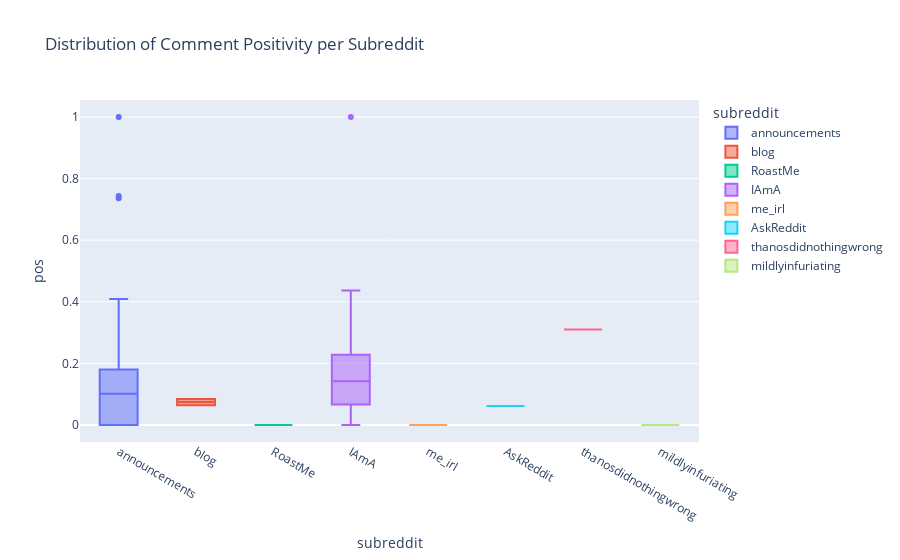
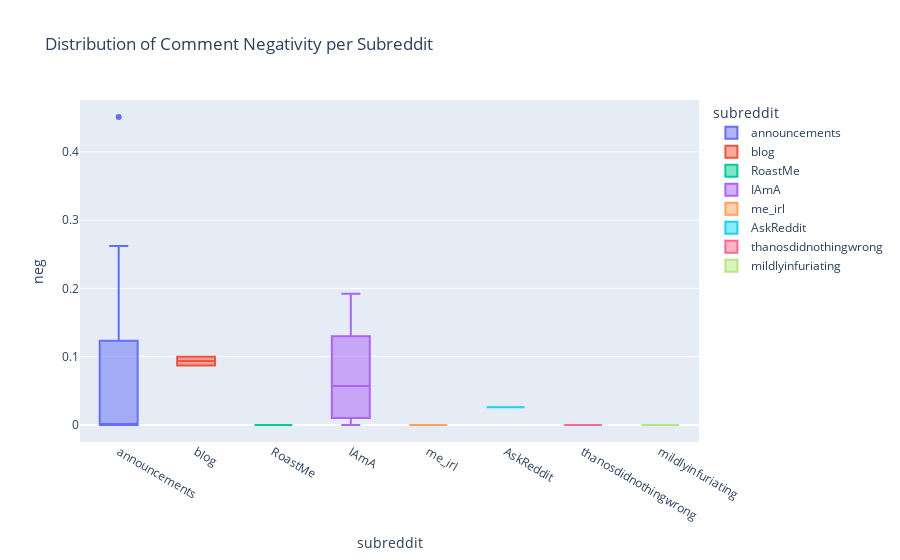

The code cell stored with these charts, in order, in its notebook:
### Markdown cell above
## An example with spez
This example displays spez's analyzes spez's most recent 100 comments on reddit. A wordcloud is displayed that shows the most frequently used words. The five most positive and negative comments are printed. The average sentiment score is computed. Then an interative box plot is displayed to show the spread of positivity and negativity per subreddit commented on. Feel free to try it with your own username, comment limit, and top limit (keep in mind that comment limit is limited by praw's pull requests). Enjoy!!

### Code cell
comment_sentiment_analysis('spez', 100, 5)

### Figure 1 — Plotly figure (JSON) as saved in the notebook; plotly's stock layout.template omitted (floating-point values rounded to 4 significant figures)
{"data": [{"alignmentgroup": "True", "customdata": [[0], [0], [0.744], [0], [0.127], [0], [0.276], [0.046], [0], [0.135], [0.064], [1], [0.086], [0.104], [0.071], [0.244], [0], [0.117], [0.169], [0], [0.065], [0], [0], [0.065], [0.183], [0.079], [0.149], [0.177], [0.18], [0.18], [0.062], [0], [0], [0.06], [0.184], [0.043], [0.087], [0.113], [0.116], [0], [0.177], [0.366], [0.151], [0.351], [0.231], [0.212], [0.059], [0.169], [0.212], [0.389], [0.115], [0.273], [0.736], [0.101], [0], [0], [0.11], [0.076], [0.02], [0.124], [0.069], [0.409], [0], [0.027], [0.139], [0], [0.186], [0], [0.186], [0.094], [0], [0], [0], [0.173], [0.088], [0.148], [0.2]], "hovertemplate": "subreddit=%{x}<br>pos=%{customdata[0]}<extra></extra>", "legendgroup": "announcements", "marker": {"color": "#636efa"}, "name": "announcements", "notched": false, "offsetgroup": "announcements", "orientation": "v", "showlegend": true, "type": "box", "x": ["announcements", "announcements", "announcements", "announcements", "announcements", "announcements", "announcements", "announcements", "announcements", "announcements", "announcements", "announcements", "announcements", "announcements", "announcements", "announcements", "announcements", "announcements", "announcements", "announcements", "announcements", "announcements", "announcements", "announcements", "announcements", "announcements", "announcements", "announcements", "announcements", "announcements", "announcements", "announcements", "announcements", "announcements", "announcements", "announcements", "announcements", "announcements", "announcements", "announcements", "announcements", "announcements", "announcements", "announcements", "announcements", "announcements", "announcements", "announcements", "announcements", "announcements", "announcements", "announcements", "announcements", "announcements", "announcements", "announcements", "announcements", "announcements", "announcements", "announcements", "announcements", "announcements", "announcements", "announcements", "announcements", "announcements", "announcements", "announcements", "announcements", "announcements", "announcements", "announcements", "announcements", "announcements", "announcements", "announcements", "announcements"], "x0": " ", "xaxis": "x", "y": [0, 0, 0.744, 0, 0.127, 0, 0.276, 0.046, 0, 0.135, 0.064, 1, 0.086, 0.104, 0.071, 0.244, 0, 0.117, 0.169, 0, 0.065, 0, 0, 0.065, 0.183, 0.079, 0.149, 0.177, 0.18, 0.18, 0.062, 0, 0, 0.06, 0.184, 0.043, 0.087, 0.113, 0.116, 0, 0.177, 0.366, 0.151, 0.351, 0.231, 0.212, 0.059, 0.169, 0.212, 0.389, 0.115, 0.273, 0.736, 0.101, 0, 0, 0.11, 0.076, 0.02, 0.124, 0.069, 0.409, 0, 0.027, 0.139, 0, 0.186, 0, 0.186, 0.094, 0, 0, 0, 0.173, 0.088, 0.148, 0.2], "y0": " ", "yaxis": "y"}, {"alignmentgroup": "True", "customdata": [[0.064], [0.084]], "hovertemplate": "subreddit=%{x}<br>pos=%{customdata[0]}<extra></extra>", "legendgroup": "blog", "marker": {"color": "#EF553B"}, "name": "blog", "notched": false, "offsetgroup": "blog", "orientation": "v", "showlegend": true, "type": "box", "x": ["blog", "blog"], "x0": " ", "xaxis": "x", "y": [0.064, 0.084], "y0": " ", "yaxis": "y"}, {"alignmentgroup": "True", "customdata": [[0]], "hovertemplate": "subreddit=%{x}<br>pos=%{customdata[0]}<extra></extra>", "legendgroup": "RoastMe", "marker": {"color": "#00cc96"}, "name": "RoastMe", "notched": false, "offsetgroup": "RoastMe", "orientation": "v", "showlegend": true, "type": "box", "x": ["RoastMe"], "x0": " ", "xaxis": "x", "y": [0], "y0": " ", "yaxis": "y"}, {"alignmentgroup": "True", "customdata": [[0.031], [0.117], [0.104], [0.166], [0.192], [0.125], [0.437], [0.264], [0.027], [0], [0.171], [0.072], [1], [0.061], [0.159], [0.309]], "hovertemplate": "subreddit=%{x}<br>pos=%{customdata[0]}<extra></extra>", "legendgroup": "IAmA", "marker": {"color": "#ab63fa"}, "name": "IAmA", "notched": false, "offsetgroup": "IAmA", "orientation": "v", "showlegend": true, "type": "box", "x": ["IAmA", "IAmA", "IAmA", "IAmA", "IAmA", "IAmA", "IAmA", "IAmA", "IAmA", "IAmA", "IAmA", "IAmA", "IAmA", "IAmA", "IAmA", "IAmA"], "x0": " ", "xaxis": "x", "y": [0.031, 0.117, 0.104, 0.166, 0.192, 0.125, 0.437, 0.264, 0.027, 0, 0.171, 0.072, 1, 0.061, 0.159, 0.309], "y0": " ", "yaxis": "y"}, {"alignmentgroup": "True", "customdata": [[0]], "hovertemplate": "subreddit=%{x}<br>pos=%{customdata[0]}<extra></extra>", "legendgroup": "me_irl", "marker": {"color": "#FFA15A"}, "name": "me_irl", "notched": false, "offsetgroup": "me_irl", "orientation": "v", "showlegend": true, "type": "box", "x": ["me_irl"], "x0": " ", "xaxis": "x", "y": [0], "y0": " ", "yaxis": "y"}, {"alignmentgroup": "True", "customdata": [[0.061]], "hovertemplate": "subreddit=%{x}<br>pos=%{customdata[0]}<extra></extra>", "legendgroup": "AskReddit", "marker": {"color": "#19d3f3"}, "name": "AskReddit", "notched": false, "offsetgroup": "AskReddit", "orientation": "v", "showlegend": true, "type": "box", "x": ["AskReddit"], "x0": " ", "xaxis": "x", "y": [0.061], "y0": " ", "yaxis": "y"}, {"alignmentgroup": "True", "customdata": [[0.31]], "hovertemplate": "subreddit=%{x}<br>pos=%{customdata[0]}<extra></extra>", "legendgroup": "thanosdidnothingwrong", "marker": {"color": "#FF6692"}, "name": "thanosdidnothingwrong", "notched": false, "offsetgroup": "thanosdidnothingwrong", "orientation": "v", "showlegend": true, "type": "box", "x": ["thanosdidnothingwrong"], "x0": " ", "xaxis": "x", "y": [0.31], "y0": " ", "yaxis": "y"}, {"alignmentgroup": "True", "customdata": [[0]], "hovertemplate": "subreddit=%{x}<br>pos=%{customdata[0]}<extra></extra>", "legendgroup": "mildlyinfuriating", "marker": {"color": "#B6E880"}, "name": "mildlyinfuriating", "notched": false, "offsetgroup": "mildlyinfuriating", "orientation": "v", "showlegend": true, "type": "box", "x": ["mildlyinfuriating"], "x0": " ", "xaxis": "x", "y": [0], "y0": " ", "yaxis": "y"}], "layout": {"boxmode": "overlay", "legend": {"title": {"text": "subreddit"}, "tracegroupgap": 0}, "title": {"text": "Distribution of Comment Positivity per Subreddit"}, "xaxis": {"anchor": "y", "categoryarray": ["announcements", "blog", "RoastMe", "IAmA", "me_irl", "AskReddit", "thanosdidnothingwrong", "mildlyinfuriating"], "categoryorder": "array", "domain": [0, 1], "title": {"text": "subreddit"}}, "yaxis": {"anchor": "x", "domain": [0, 1], "title": {"text": "pos"}}}}

### Figure 2 — Plotly figure (JSON) as saved in the notebook; plotly's stock layout.template omitted (floating-point values rounded to 4 significant figures)
{"data": [{"alignmentgroup": "True", "customdata": [[0], [0.451], [0], [0], [0.036], [0.159], [0], [0.078], [0], [0.139], [0.034], [0], [0.083], [0.138], [0.062], [0], [0], [0], [0], [0], [0.198], [0], [0.098], [0.072], [0.069], [0], [0.136], [0.262], [0.036], [0.073], [0], [0], [0], [0], [0.095], [0.054], [0], [0], [0], [0.188], [0], [0], [0.17], [0], [0.101], [0.219], [0.138], [0.039], [0], [0], [0.154], [0.223], [0], [0.123], [0], [0], [0], [0], [0.125], [0.069], [0], [0.052], [0], [0.124], [0], [0], [0], [0], [0.175], [0.234], [0], [0], [0], [0.129], [0], [0.165], [0]], "hovertemplate": "subreddit=%{x}<br>neg=%{customdata[0]}<extra></extra>", "legendgroup": "announcements", "marker": {"color": "#636efa"}, "name": "announcements", "notched": false, "offsetgroup": "announcements", "orientation": "v", "showlegend": true, "type": "box", "x": ["announcements", "announcements", "announcements", "announcements", "announcements", "announcements", "announcements", "announcements", "announcements", "announcements", "announcements", "announcements", "announcements", "announcements", "announcements", "announcements", "announcements", "announcements", "announcements", "announcements", "announcements", "announcements", "announcements", "announcements", "announcements", "announcements", "announcements", "announcements", "announcements", "announcements", "announcements", "announcements", "announcements", "announcements", "announcements", "announcements", "announcements", "announcements", "announcements", "announcements", "announcements", "announcements", "announcements", "announcements", "announcements", "announcements", "announcements", "announcements", "announcements", "announcements", "announcements", "announcements", "announcements", "announcements", "announcements", "announcements", "announcements", "announcements", "announcements", "announcements", "announcements", "announcements", "announcements", "announcements", "announcements", "announcements", "announcements", "announcements", "announcements", "announcements", "announcements", "announcements", "announcements", "announcements", "announcements", "announcements", "announcements"], "x0": " ", "xaxis": "x", "y": [0, 0.451, 0, 0, 0.036, 0.159, 0, 0.078, 0, 0.139, 0.034, 0, 0.083, 0.138, 0.062, 0, 0, 0, 0, 0, 0.198, 0, 0.098, 0.072, 0.069, 0, 0.136, 0.262, 0.036, 0.073, 0, 0, 0, 0, 0.095, 0.054, 0, 0, 0, 0.188, 0, 0, 0.17, 0, 0.101, 0.219, 0.138, 0.039, 0, 0, 0.154, 0.223, 0, 0.123, 0, 0, 0, 0, 0.125, 0.069, 0, 0.052, 0, 0.124, 0, 0, 0, 0, 0.175, 0.234, 0, 0, 0, 0.129, 0, 0.165, 0], "y0": " ", "yaxis": "y"}, {"alignmentgroup": "True", "customdata": [[0.087], [0.1]], "hovertemplate": "subreddit=%{x}<br>neg=%{customdata[0]}<extra></extra>", "legendgroup": "blog", "marker": {"color": "#EF553B"}, "name": "blog", "notched": false, "offsetgroup": "blog", "orientation": "v", "showlegend": true, "type": "box", "x": ["blog", "blog"], "x0": " ", "xaxis": "x", "y": [0.087, 0.1], "y0": " ", "yaxis": "y"}, {"alignmentgroup": "True", "customdata": [[0]], "hovertemplate": "subreddit=%{x}<br>neg=%{customdata[0]}<extra></extra>", "legendgroup": "RoastMe", "marker": {"color": "#00cc96"}, "name": "RoastMe", "notched": false, "offsetgroup": "RoastMe", "orientation": "v", "showlegend": true, "type": "box", "x": ["RoastMe"], "x0": " ", "xaxis": "x", "y": [0], "y0": " ", "yaxis": "y"}, {"alignmentgroup": "True", "customdata": [[0.157], [0.184], [0.035], [0.036], [0], [0.056], [0], [0.077], [0.058], [0.123], [0.02], [0.192], [0], [0.068], [0.137], [0]], "hovertemplate": "subreddit=%{x}<br>neg=%{customdata[0]}<extra></extra>", "legendgroup": "IAmA", "marker": {"color": "#ab63fa"}, "name": "IAmA", "notched": false, "offsetgroup": "IAmA", "orientation": "v", "showlegend": true, "type": "box", "x": ["IAmA", "IAmA", "IAmA", "IAmA", "IAmA", "IAmA", "IAmA", "IAmA", "IAmA", "IAmA", "IAmA", "IAmA", "IAmA", "IAmA", "IAmA", "IAmA"], "x0": " ", "xaxis": "x", "y": [0.157, 0.184, 0.035, 0.036, 0, 0.056, 0, 0.077, 0.058, 0.123, 0.02, 0.192, 0, 0.068, 0.137, 0], "y0": " ", "yaxis": "y"}, {"alignmentgroup": "True", "customdata": [[0]], "hovertemplate": "subreddit=%{x}<br>neg=%{customdata[0]}<extra></extra>", "legendgroup": "me_irl", "marker": {"color": "#FFA15A"}, "name": "me_irl", "notched": false, "offsetgroup": "me_irl", "orientation": "v", "showlegend": true, "type": "box", "x": ["me_irl"], "x0": " ", "xaxis": "x", "y": [0], "y0": " ", "yaxis": "y"}, {"alignmentgroup": "True", "customdata": [[0.026]], "hovertemplate": "subreddit=%{x}<br>neg=%{customdata[0]}<extra></extra>", "legendgroup": "AskReddit", "marker": {"color": "#19d3f3"}, "name": "AskReddit", "notched": false, "offsetgroup": "AskReddit", "orientation": "v", "showlegend": true, "type": "box", "x": ["AskReddit"], "x0": " ", "xaxis": "x", "y": [0.026], "y0": " ", "yaxis": "y"}, {"alignmentgroup": "True", "customdata": [[0]], "hovertemplate": "subreddit=%{x}<br>neg=%{customdata[0]}<extra></extra>", "legendgroup": "thanosdidnothingwrong", "marker": {"color": "#FF6692"}, "name": "thanosdidnothingwrong", "notched": false, "offsetgroup": "thanosdidnothingwrong", "orientation": "v", "showlegend": true, "type": "box", "x": ["thanosdidnothingwrong"], "x0": " ", "xaxis": "x", "y": [0], "y0": " ", "yaxis": "y"}, {"alignmentgroup": "True", "customdata": [[0]], "hovertemplate": "subreddit=%{x}<br>neg=%{customdata[0]}<extra></extra>", "legendgroup": "mildlyinfuriating", "marker": {"color": "#B6E880"}, "name": "mildlyinfuriating", "notched": false, "offsetgroup": "mildlyinfuriating", "orientation": "v", "showlegend": true, "type": "box", "x": ["mildlyinfuriating"], "x0": " ", "xaxis": "x", "y": [0], "y0": " ", "yaxis": "y"}], "layout": {"boxmode": "overlay", "legend": {"title": {"text": "subreddit"}, "tracegroupgap": 0}, "title": {"text": "Distribution of Comment Negativity per Subreddit"}, "xaxis": {"anchor": "y", "categoryarray": ["announcements", "blog", "RoastMe", "IAmA", "me_irl", "AskReddit", "thanosdidnothingwrong", "mildlyinfuriating"], "categoryorder": "array", "domain": [0, 1], "title": {"text": "subreddit"}}, "yaxis": {"anchor": "x", "domain": [0, 1], "title": {"text": "neg"}}}}
